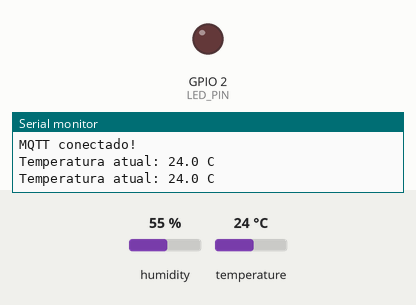
This sketch was run on a simulated ESP32. Parts: output pins drawn as LEDs (lit = HIGH), the last lines printed to the serial monitor. Inputs (shaded band) come from the test bench; at power-on: temperature 24 °C, humidity 55 %. WiFi joins after 1.5 s; servers stay silent unless stated; no MQTT or app messages arrive unless stated.

Above: at 2.7 s.
2.8 s: temperature set to 27.2 °C
6.9 s: temperature set to 28.6 °C
At 8.5 s:
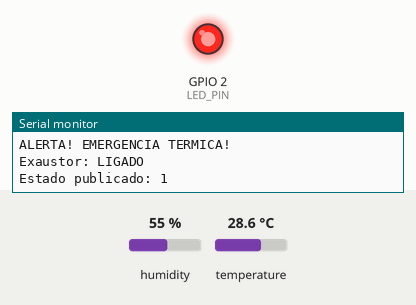
Timing chart, 0 to 10.0 s (numbered marks = the images above; inputs shaded):
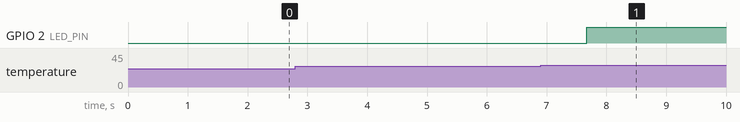

The sketch:

sketch.ino
```cpp
#include <WiFi.h>
#include <DHTesp.h>
#include "Adafruit_MQTT.h"
#include "Adafruit_MQTT_Client.h"

// ========================================
// CLOUDTECH DATA CENTER
// Projeto Final - SENAC
// ESP32 + DHT22 + MQTT + Adafruit IO
// ========================================

// ========================================
// 1. CONFIGURACAO WI-FI
// ========================================

#define WLAN_SSID "Wokwi-GUEST"
#define WLAN_PASS ""

// ========================================
// 2. CONFIGURACAO ADAFRUIT IO
// ========================================

#define AIO_SERVER "io.adafruit.com"
#define AIO_SERVERPORT 1883

#define AIO_USERNAME "wanessags"
#define AIO_KEY "chave"

// Confira as Feed Keys no Adafruit IO
#define FEED_TEMPERATURA \
  AIO_USERNAME "/feeds/temperatura-do-data-center"

#define FEED_EXAUSTOR \
  AIO_USERNAME "/feeds/exaustor-data-center"

// ========================================
// 3. CONFIGURACAO HARDWARE
// ========================================

#define DHT_PIN 15
#define LED_PIN 2

const float LIMITE_TEMPERATURA = 28.0;

// ========================================
// 4. OBJETOS
// ========================================

DHTesp dhtSensor;

WiFiClient wifiClient;

Adafruit_MQTT_Client mqtt(
  &wifiClient,
  AIO_SERVER,
  AIO_SERVERPORT,
  AIO_USERNAME,
  AIO_KEY
);

// Publicar temperatura
Adafruit_MQTT_Publish temp_feed(
  &mqtt,
  FEED_TEMPERATURA
);

// Receber comandos do exaustor
Adafruit_MQTT_Subscribe led_sub(
  &mqtt,
  FEED_EXAUSTOR
);

// Publicar estado do exaustor
Adafruit_MQTT_Publish led_pub(
  &mqtt,
  FEED_EXAUSTOR
);

Adafruit_MQTT_Subscribe *subscription;

// ========================================
// 5. VARIAVEIS DO SISTEMA
// ========================================

float temperaturaAtual = NAN;

bool emEmergencia = false;
bool ledLigado = false;

// Protecao contra eco MQTT
bool ignorarEco = false;

String valorEco = "";

unsigned long instanteEco = 0;

// ========================================
// 6. CONTROLAR LED
// ========================================

void controlarLED(bool ligar) {

  ledLigado = ligar;

  digitalWrite(
    LED_PIN,
    ligar ? HIGH : LOW
  );

  Serial.print("Exaustor: ");
  Serial.println(
    ligar ? "LIGADO" : "DESLIGADO"
  );
}

// ========================================
// 7. PUBLICAR ESTADO DO LED
// ========================================

void publicarLED(bool ligar) {

  const char *valor = ligar ? "1" : "0";

  if (led_pub.publish(valor)) {

    ignorarEco = true;
    valorEco = valor;
    instanteEco = millis();

    Serial.print("Estado publicado: ");
    Serial.println(valor);

  } else {

    Serial.println(
      "Erro ao publicar estado do exaustor."
    );
  }
}

// ========================================
// 8. CONECTAR WI-FI
// ========================================

void conectarWiFi() {

  if (WiFi.status() == WL_CONNECTED) {
    return;
  }

  Serial.print("Conectando ao Wi-Fi");

  WiFi.begin(
    WLAN_SSID,
    WLAN_PASS,
    6
  );

  while (WiFi.status() != WL_CONNECTED) {

    delay(500);
    Serial.print(".");
  }

  Serial.println();
  Serial.println("Wi-Fi conectado!");

  Serial.print("IP: ");
  Serial.println(WiFi.localIP());
}

// ========================================
// 9. CONECTAR MQTT
// ========================================

void MQTT_connect() {

  if (mqtt.connected()) {
    return;
  }

  Serial.print("Conectando ao Adafruit IO");

  int8_t ret;

  while ((ret = mqtt.connect()) != 0) {

    Serial.println();

    Serial.print("Erro MQTT: ");
    Serial.println(
      mqtt.connectErrorString(ret)
    );

    mqtt.disconnect();

    Serial.println(
      "Tentando novamente em 3 segundos..."
    );

    delay(3000);
  }

  Serial.println();
  Serial.println("MQTT conectado!");

  // Sincroniza o estado apos reconectar,
  // desde que a temperatura seja conhecida.
  if (!isnan(temperaturaAtual)) {
    publicarLED(ledLigado);
  }
}

// ========================================
// 10. LER TEMPERATURA
// ========================================

void verificarTemperatura() {

  TempAndHumidity leitura =
    dhtSensor.getTempAndHumidity();

  if (isnan(leitura.temperature)) {

    Serial.println(
      "Erro ao ler temperatura do DHT22."
    );

    return;
  }

  temperaturaAtual = leitura.temperature;

  Serial.print("Temperatura atual: ");
  Serial.print(temperaturaAtual, 1);
  Serial.println(" C");

  // ======================================
  // EDGE COMPUTING
  // ======================================

  // Temperatura elevada
  if (temperaturaAtual >= LIMITE_TEMPERATURA) {

    if (!emEmergencia) {

      emEmergencia = true;

      Serial.println(
        "ALERTA! EMERGENCIA TERMICA!"
      );

      controlarLED(true);

      // Sincroniza os dois dashboards
      publicarLED(true);

    } else if (!ledLigado) {

      controlarLED(true);
    }

  } else {

    // Retorno automatico ao esfriar
    if (emEmergencia) {

      emEmergencia = false;

      Serial.println(
        "Temperatura normalizada!"
      );

      controlarLED(false);

      publicarLED(false);
    }
  }
}

// ========================================
// 11. PROCESSAR COMANDOS MQTT
// ========================================

void processarComandoLED() {

  String comando = String(
    (char *)led_sub.lastread
  );

  comando.trim();
  comando.toLowerCase();

  Serial.print("Comando recebido: ");
  Serial.println(comando);

  // ======================================
  // FILTRO ANTI-ECO
  // ======================================

  if (ignorarEco) {

    if (millis() - instanteEco > 3000) {

      ignorarEco = false;
      valorEco = "";

    } else if (comando == valorEco) {

      ignorarEco = false;
      valorEco = "";

      Serial.println(
        "Eco MQTT ignorado."
      );

      return;
    }
  }

  // ======================================
  // COMANDO PARA LIGAR
  // ======================================

  if (comando == "1" || comando == "on") {

    Serial.println(
      "Solicitacao para ligar o exaustor."
    );

    controlarLED(true);

    return;
  }

  // ======================================
  // COMANDO PARA DESLIGAR
  // ======================================

  if (comando == "0" || comando == "off") {

    Serial.println(
      "Solicitacao para desligar o exaustor."
    );

    // Falha do sensor:
    // manter protecao por seguranca
    if (isnan(temperaturaAtual)) {

      Serial.println(
        "BLOQUEADO: temperatura desconhecida!"
      );

      controlarLED(true);
      publicarLED(true);

      return;
    }

    // TRAVA TERMICA
    if (temperaturaAtual >= LIMITE_TEMPERATURA
        || emEmergencia) {

      Serial.println(
        "BLOQUEADO: temperatura >= 28 C!"
      );

      Serial.println(
        "O exaustor deve permanecer ligado."
      );

      controlarLED(true);

      // Faz o Toggle voltar para 1
      publicarLED(true);

      return;
    }

    // Temperatura normal:
    // desligamento permitido
    controlarLED(false);

    Serial.println(
      "Desligamento manual permitido."
    );

    return;
  }

  Serial.println(
    "Comando MQTT desconhecido."
  );
}

// ========================================
// 12. SETUP
// ========================================

void setup() {

  Serial.begin(115200);

  pinMode(LED_PIN, OUTPUT);

  controlarLED(false);

  dhtSensor.setup(
    DHT_PIN,
    DHTesp::DHT22
  );

  conectarWiFi();

  mqtt.subscribe(&led_sub);

  Serial.println();
  Serial.println("================================");
  Serial.println("CLOUDTECH DATA CENTER");
  Serial.println("Projeto Final - Cloud e IoT");
  Serial.println("ESP32 + DHT22 + Adafruit IO");
  Serial.println("Limite termico: 28 C");
  Serial.println("================================");
}

// ========================================
// 13. LOOP PRINCIPAL
// ========================================

void loop() {

  // Verificar Wi-Fi
  if (WiFi.status() != WL_CONNECTED) {
    conectarWiFi();
  }

  // Verificar conexao MQTT
  MQTT_connect();

  // ======================================
  // DESAFIO 1:
  // QUATRO CICLOS DE 1 SEGUNDO
  // ======================================

  for (int i = 0; i < 4; i++) {

    unsigned long inicioCiclo = millis();

    // Leitura local e protecao Edge
    verificarTemperatura();

    // ====================================
    // DESAFIO 3:
    // ESCUTAR COMANDOS POR ATE 1000MS
    // ====================================

    while (millis() - inicioCiclo < 1000) {

      unsigned long restante =
        1000 - (millis() - inicioCiclo);

      subscription = mqtt.readSubscription(
        (uint16_t)restante
      );

      if (subscription == &led_sub) {

        processarComandoLED();
      }
    }
  }

  // ======================================
  // DESAFIO 4:
  // PUBLICAR TEMPERATURA A CADA CICLO
  // ======================================

  if (!isnan(temperaturaAtual)) {

    if (temp_feed.publish(temperaturaAtual)) {

      Serial.print(
        "Telemetria enviada: "
      );

      Serial.print(temperaturaAtual, 1);

      Serial.println(" C");

    } else {

      Serial.println(
        "ERRO: falha ao enviar temperatura."
      );
    }
  }
}
```

Measured:
- the behaviour switches between 27.9 and 28 °C on temperature (found by bisection; images 0 and 1)
- after the input at 6.9 s, GPIO 2 (LED_PIN): LOW → HIGH after 0.77 s
